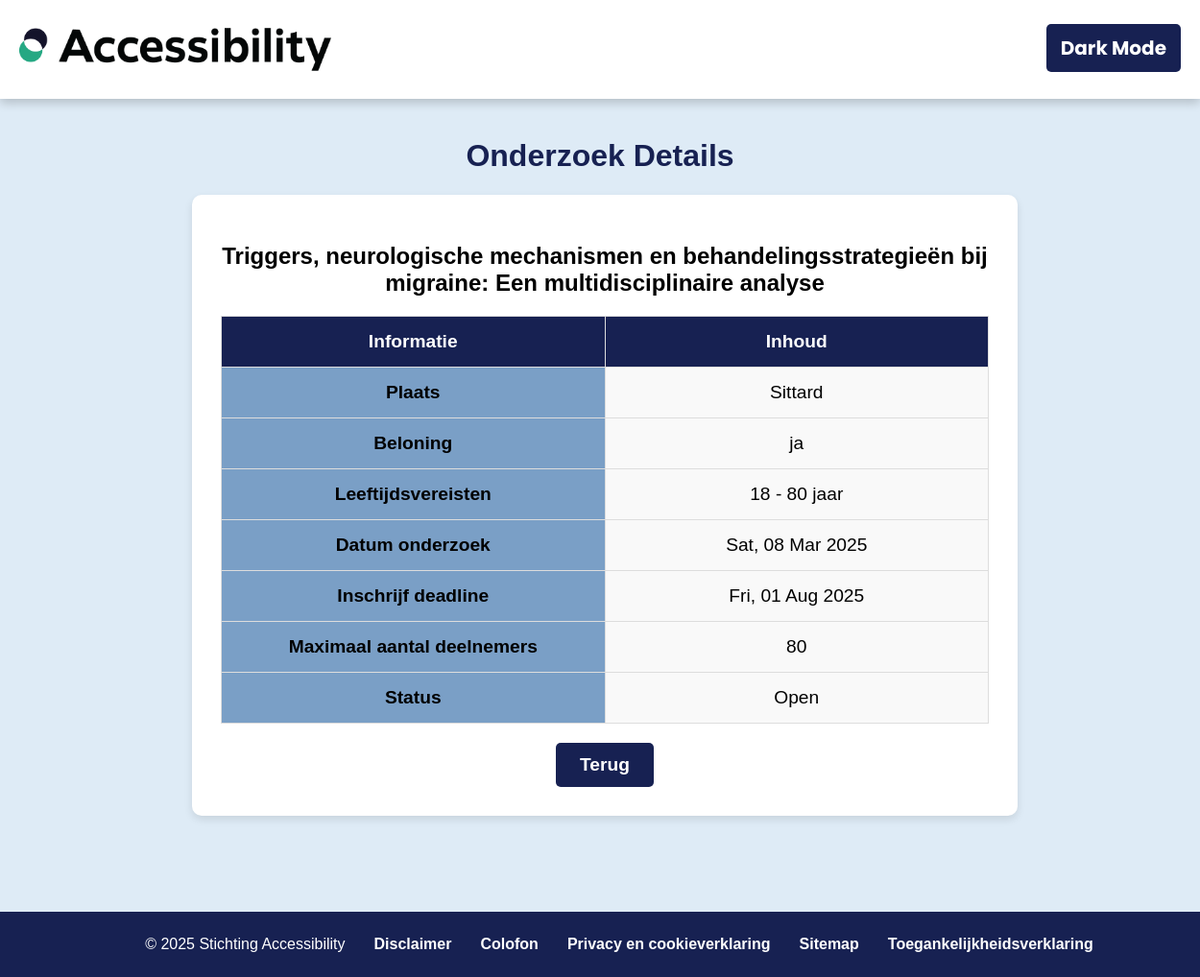
Screenshot of /onderzoeksvragen_detail/18 with the database file from the repository.
### tables this page shows
CREATE TABLE "onderzoeken" (
	"onderzoek_id"	INTEGER NOT NULL UNIQUE,
	"titel"	TEXT NOT NULL,
	"beschrijving"	TEXT,
	"organisatie_id"	INTEGER NOT NULL,
	"plaats"	TEXT,
	"max_deelnemers"	INTEGER,
	"status"	INTEGER NOT NULL,
	"type_onderzoek_id"	INTEGER NOT NULL,
	"datum"	TEXT,
	"datum_tot"	TEXT,
	"beloning"	TEXT,
	"min_leeftijd"	INTEGER,
	"max_leeftijd"	INTEGER,
	"begeleider"	INTEGER,
	"beschikbaar"	INTEGER,
	"creatie_datum"	TEXT,
	"deelname"	INTEGER,
	PRIMARY KEY("onderzoek_id" AUTOINCREMENT),
	FOREIGN KEY("organisatie_id") REFERENCES "organisaties"("organisatie_id"),
	FOREIGN KEY("type_onderzoek_id") REFERENCES "onderzoek_type"("onderzoek_type_id")
);

### app.py (the view)
@app.route('/onderzoeksvragen_detail/<int:onderzoek_id>')
def onderzoeksvragen_detail(onderzoek_id):
    onderzoek = Onderzoeksvragen.get_onderzoek_vraag(onderzoek_id)
    if onderzoek:
        return render_template('onderzoeksvragen_detail.html.jinja', onderzoek=onderzoek)
    else:
        return "Onderzoeksvraag niet gevonden", 404

### app.py (called while the page is built)
@app.context_processor
def inject_user():
    return dict(user=session.get("user"), role=session.get("role"), org=session.get("org"))

### models/database_connect.py (called while the page is built)
    @staticmethod
    def runRawQuery(query, params=()):
        try:
            with sqlite3.connect('database/database_v2.db') as conn:
                conn.row_factory = sqlite3.Row
                cursor = conn.cursor()
                cursor.execute(query, params)
                result = cursor.fetchall()
                if result:
                    return result
                else:
                    return None
        except sqlite3.Error as e:
            print("SQLite error:", e)
            return None

### templates/onderzoeksvragen_detail.html.jinja (shortened to what this page needs)
<!DOCTYPE html>
<html lang="en">
<head>
    {% extends "base.html.jinja" %}
    {% block head %}
        {{ super() }}
        <link rel="stylesheet" href="{{ url_for('static', filename='css/onderzoeksvragen_overzicht.css') }}"/>
        {% include '_global_imports.html' %}
        {% block head_scripts %}
            <link rel="stylesheet" href="https://cdn.jsdelivr.net/npm/sweetalert2@11/dist/sweetalert2.min.css">
        {% endblock %}
    {% endblock %}
    {% block main %}
        <main>
            <div class="container">
                <h1 id="page-title">Onderzoek Details</h1>
                <div class="onderzoek-detail">
                    <h2 id="onderzoek-title">{{ onderzoek.titel }}</h2>
                    <table class="detail-table" role="table" aria-labelledby="onderzoek-title">
                        <thead>
                            <tr>
                                <th scope="col">Informatie</th>
                                <th scope="col">Inhoud</th>
                            </tr>
                        </thead>
                        <tbody>
                            <tr>
                                <td scope="row">Plaats</td>
                                <td>{{ onderzoek.plaats }}</td>
                            </tr>
                            <tr>
                                <td scope="row">Beloning</td>
                                <td>{{ onderzoek.beloning }}</td>
                            </tr>
                            <tr>
                                <td scope="row">Leeftijdsvereisten</td>
                                <td>{{ onderzoek.min_leeftijd }} - {{ onderzoek.max_leeftijd }} jaar</td>
                            </tr>
                            <tr>
                                <td scope="row">Datum onderzoek</td>
                                <td>{{ onderzoek.datum.strftime('%a, %d %b %Y') }}</td>
                            </tr>
                            <tr>
                                <td scope="row">Inschrijf deadline</td>
                                <td>{{ onderzoek.datum_tot.strftime('%a, %d %b %Y') }}</td>
                            </tr>
                            <tr>
                                <td scope="row">Maximaal aantal deelnemers</td>
                                <td>{{ onderzoek.max_deelnemers }}</td>
                            </tr>
                            <tr>
                                <td scope="row">Status</td>
                                <td>{{ onderzoek.status }}</td>
                            </tr>
                        </tbody>
                    </table>
                    <div class="buttons">
                        <a href="/onderzoeksvragen" class="btn btn-secondary" aria-label="Terug naar onderzoeksvragen">Terug</a>
                    </div>
                </div>
            </div>
        </main>
    {% endblock %}

### static/css/onderzoeksvragen_overzicht.css (style rules this page uses)
html, body { height: auto; margin: 0; padding: 0; }
body { display: flex; flex-direction: column; font-family: Arial, sans-serif; background-color: #DEEBf6; }
h1 { text-align: center; color: #172152 }
main { flex: 1; }
table { width: 100%; table-layout: fixed; border-collapse: collapse; margin-top: 10px; }
td { border: solid #ddd; padding: 8px; color: #000000; background-color: inherit; text-align: center; }
th { border: 1px solid #ddd; padding: 8px; font-weight: bold; background-color: #172152; color: #FFFFFF; text-align: center; }
.onderzoek-detail { background-color: white; padding: 30px; border-radius: 10px; box-shadow: 0 4px 8px rgba(0, 0, 0, 0.1); max-width: 800px; width: 90%; text-align: center; margin-left: 200px; }
.detail-table { width: 100%; border-collapse: collapse; margin: 20px 0; font-size: 1.2em; }
.detail-table th, .detail-table td { padding: 15px; border: 1px solid #ddd; }
.detail-table td:first-child { background-color: #7A9FC6; color: black; font-weight: bold; }
.detail-table th { background-color: #172152; color: white; font-weight: bold; }
.detail-table td { background-color: #f9f9f9; }
.buttons { display: flex; justify-content: center; gap: 15px; margin-top: 20px; }
.btn { padding: 12px 25px; font-size: 1.2em; text-decoration: none; border-radius: 5px; cursor: pointer; transition: background-color 0.3s ease; }
.btn-secondary { background-color: #172152; color: white; font-weight: bold; }

### rows the page displays
onderzoeken: titel "Triggers, neurologische mechanismen en behandelingsstrategieën bij migraine: Een multidisciplinaire analyse", plaats "Sittard", beloning "ja", min_leeftijd "18", max_leeftijd "80", max_deelnemers "80"

### other values shown
{{ onderzoek.datum.strftime('%a, %d %b %Y') }} "Sat, 08 Mar 2025"
{{ onderzoek.datum_tot.strftime('%a, %d %b %Y') }} "Fri, 01 Aug 2025"
{{ onderzoek.status }} "Open"
